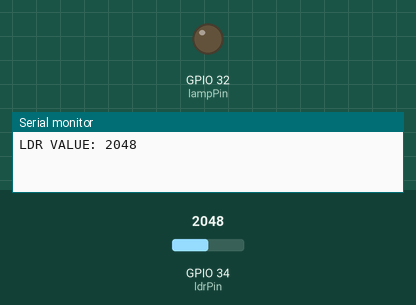
Bench run of a sketch on a simulated ESP32. Shown: output pins drawn as LEDs (lit = HIGH), the last lines printed to the serial monitor. The test bench sets the inputs (shaded band); at power-on: GPIO 34 (ldrPin) = 2048. WiFi joins after 1.5 s; servers stay silent unless stated.

Above: at 3.0 s.
3.1 s: GPIO 34 (ldrPin) set to 537
5.0 s: GPIO 34 (ldrPin) set to 481
At 6.8 s:
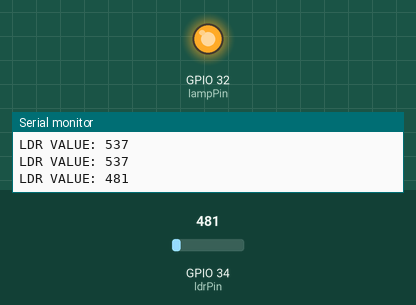
7.3 s: GPIO 34 (ldrPin) set to 1228
At 8.3 s:
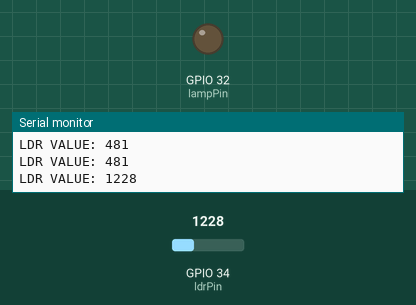
9.3 s: GPIO 34 (ldrPin) set to 491
At 11.1 s:
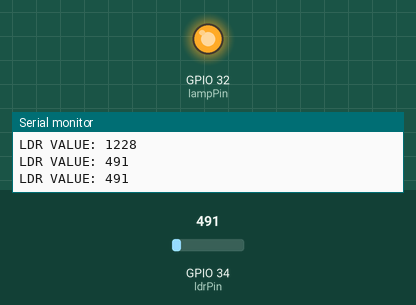
Timing chart, 0 to 12.3 s (numbered marks = the images above; inputs shaded):
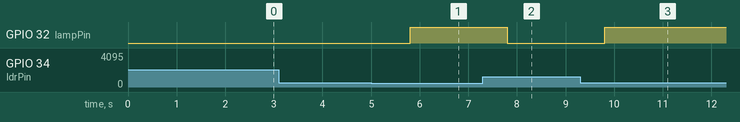

Measured:
- the behaviour switches between 500 and 499 on GPIO 34 (ldrPin) (found by bisection; images 0 and 1)
- after the input at 5.0 s, GPIO 32 (lampPin): LOW → HIGH after 0.80 s
- after the input at 7.3 s, GPIO 32 (lampPin): HIGH → LOW after 0.50 s
- after the input at 9.3 s, GPIO 32 (lampPin): LOW → HIGH after 0.50 s

The sketch:

Demo2.ino
```cpp
#define BLYNK_TEMPLATE_ID "TMPL6UZ9dCFnf"
#define BLYNK_TEMPLATE_NAME "Modul5second"
#define BLYNK_AUTH_TOKEN "3G2JHmK8f5LB-5-n8rYJcF3beype76pl"
#define BLYNK_PRINT Serial

#include <WiFi.h>
#include <WiFiClient.h>
#include <BlynkSimpleEsp32.h>

char ssid[] = "Test";
char pass[] = "12345678";

// LDR Pin configuration
const int ldrPin = 34;
const int lampPin = 32;
BlynkTimer timer;

// Variabel untuk menyimpan status switch dan mode
bool switchStatus = false;  // status switch (ON/OFF)
bool modeAuto = true;       // status mode (Auto/Manual)

// Fungsi untuk mengirim data LDR dan status lampu ke Blynk
void sendData() {
    int ldrValue = analogRead(ldrPin);
    Serial.print("LDR VALUE: ");
    Serial.println(ldrValue);

    // Mengirim data LDR ke Blynk
    Blynk.virtualWrite(V0, ldrValue);

    // Mengirim status cahaya ke Blynk (Terang atau Gelap)
    String lightStatus = (ldrValue < 500) ? "Terang" : "Gelap";
    Blynk.virtualWrite(V1, lightStatus);

    // Menentukan status lampu berdasarkan mode dan cahaya
    bool lampStatus = false; // Defaultnya mati

    if (modeAuto) {
        // Mode Auto: Lampu menyala jika gelap (LDR < 500)
        lampStatus = (ldrValue < 500);  // Lampu menyala jika LDR < 500
    } else {
        // Mode Manual: Lampu dikendalikan oleh tombol switch
        lampStatus = switchStatus;  // Lampu menyala sesuai tombol switch
    }

    // Kirim status lampu ke Blynk
    Blynk.virtualWrite(V2, lampStatus ? "false" : "true");

    // Mengontrol lampu berdasarkan mode dan kondisi
    digitalWrite(lampPin, lampStatus ? HIGH : LOW); // Menyalakan atau mematikan lampu
}


void setup() {
    // Start serial communication for debugging
    Serial.begin(9600);

    // Initialize Blynk with credentials
    Blynk.begin(BLYNK_AUTH_TOKEN, ssid, pass);

    // Set the lampPin sebagai output
    pinMode(lampPin, OUTPUT);

    // Set a timer to send LDR data and lamp status every second
    timer.setInterval(1000L, sendData);
}

void loop() {
    Blynk.run(); // Run Blynk
    timer.run(); // Run timer for periodic tasks
}

// Fungsi untuk mengontrol lampu melalui tombol Blynk (switch ON/OFF)
BLYNK_WRITE(V3) {
    switchStatus = param.asInt(); // Mendapatkan nilai dari tombol (ON/OFF)

    // Menyimpan status lampu berdasarkan tombol
    if (switchStatus == 1) {
        Blynk.virtualWrite(V2, "false"); // Lampu ON
    } else {
        Blynk.virtualWrite(V2, "true"); // Lampu OFF
    }
}

// Fungsi untuk mengganti mode Auto/Manual melalui tombol di Blynk
BLYNK_WRITE(V4) {
    modeAuto = param.asInt();  // Mendapatkan nilai mode (1 untuk Auto, 0 untuk Manual)

    // Memberikan feedback ke Blynk
    if (modeAuto) {
        Blynk.virtualWrite(V5, "Auto Mode");  // Kirim status mode Auto
    } else {
        Blynk.virtualWrite(V5, "Manual Mode");  // Kirim status mode Manual
    }
}
```
